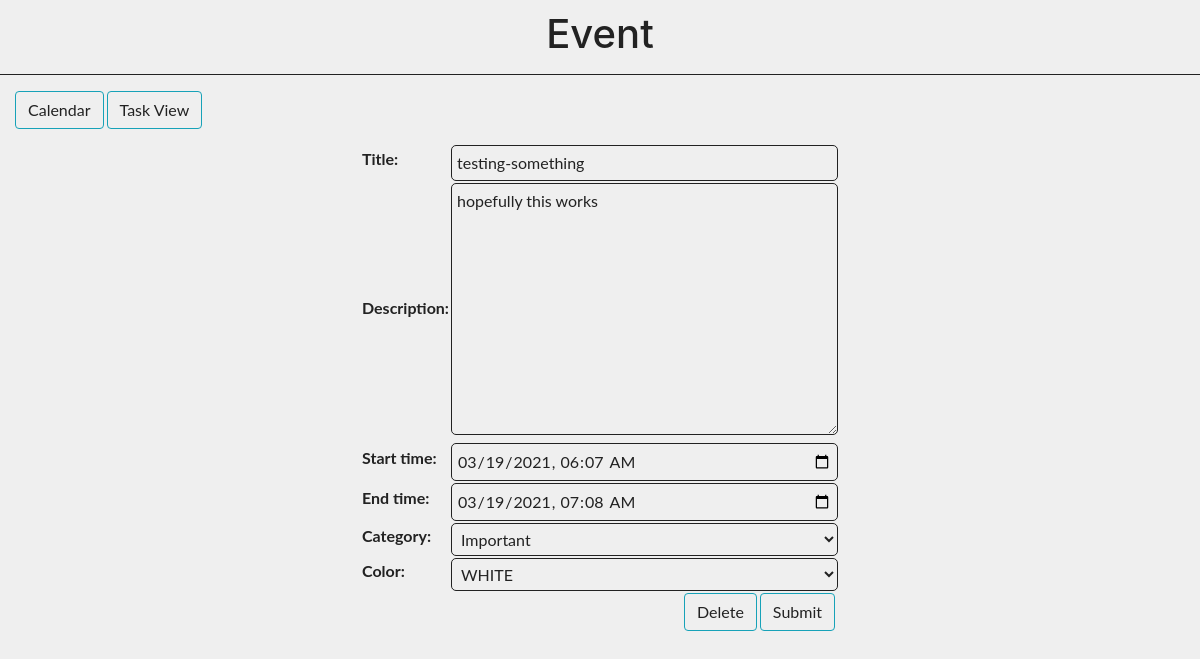
The app's page /event/edit/3/ (signed in), older data.
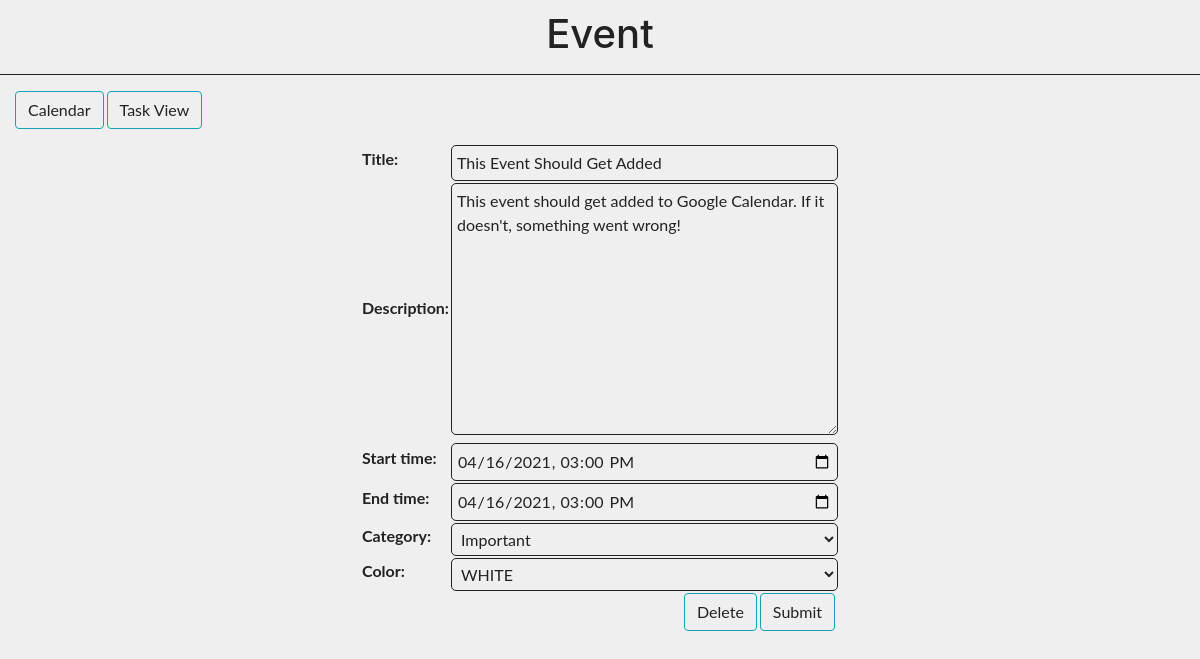
The same page, newer data.
### cal/models.py (models this page shows, shortened)
class Event(models.Model):
    title = models.CharField(max_length=200)
    description = models.TextField()
    start_time = models.DateTimeField()
    end_time = models.DateTimeField()
    CATEGORY_CHOICES = [("Important", "Important"), ("Tentative", "Tentative"), ("Recurrent", "Recurrent"), ("Normal", "Normal")]
    category = models.CharField(max_length=40, choices=CATEGORY_CHOICES, default="NORMAL")
    COLOR_CHOICES = [("dddddd","WHITE"),("ff4444","RED"), ("44ff44", "GREEN"), ("4444ff", "BLUE")]
    color = models.CharField(max_length=40, choices=COLOR_CHOICES, default="WHITE")
    the_user = models.ForeignKey(User, on_delete=models.SET_NULL, null=True, blank=True)
    gcal_id = models.TextField(max_length=1024, null=True, blank=True)

### cal/views.py (the view)
# urls.py: url(r'^event/edit/(?P<event_id>\d+)/$', views.event, name='event_edit'),
@login_required(login_url='login')
def event(request, event_id=None):
    if event_id:
        instance = get_object_or_404(Event, pk=event_id)
    else:
        instance = Event()
    instance.the_user = get_object_or_404(User, pk=request.user.id)
    form = EventForm(request.POST or None, instance=instance)
    if request.POST and form.is_valid():
        if '_delete' in request.POST:
            instance.delete()
        else:
            form.save()
        return HttpResponseRedirect(reverse('cal:calendar'))
    return render(request, 'cal/event.html', {'form': form})

### cal/forms.py
class EventForm(ModelForm):
  class Meta:
    model = Event
    widgets = {
      'start_time': DateInput(attrs={'type': 'datetime-local'}, format='%Y-%m-%dT%H:%M'),
      'end_time': DateInput(attrs={'type': 'datetime-local'}, format='%Y-%m-%dT%H:%M'),
    }
    fields = ['title', 'description', 'start_time', 'end_time', 'category', 'color']
  def __init__(self, *args, **kwargs):
    super(EventForm, self).__init__(*args, **kwargs)
    self.fields['start_time'].input_formats = ('%Y-%m-%dT%H:%M',)
    self.fields['end_time'].input_formats = ('%Y-%m-%dT%H:%M',)

### cal/templates/cal/event.html (shortened to what this page needs)
{% extends 'cal/base.html' %}
{% block title %}
    Event
{% endblock %}
{% block content %}
    <div class="clearfix">
        <a class="btn btn-info left" href="{% url 'cal:calendar' %}"> Calendar </a>
        <a class="btn btn-info left" href="{% url 'cal:tasks' %}">Task View</a>
    </div>
    <form method="post">
        <table class="form form-table">
            {{ form }}
            <tr>
                <td colspan="2">
                    <button type="submit" value="Edit" name="_edit" class="btn btn-info right"> Submit </button>
                    <button type="submit" value="Delete" name="_delete" class="btn btn-info right"> Delete </button>
                </td>
            </tr>
        </table>
    </form>
{% endblock %}

### cal/templates/cal/base.html (shortened to what this page needs)
{% load static %}
<!doctype html>
<html lang="en">
<head>
    <link rel="stylesheet" href="https://maxcdn.bootstrapcdn.com/bootstrap/4.0.0/css/bootstrap.min.css"
>
    <link rel="stylesheet" href="https://use.fontawesome.com/releases/v5.0.10/css/all.css"
>
    <link rel="stylesheet" type="text/css" href="{% static 'cal/css/styles.css' %}">
</head>
<body>
    <h1 class="title">{% block title %}{% endblock %}</h1>
    <hr>
    {% block content %}
    {% endblock %}
</body>
</html>

### cal/static/cal/css/styles.css (style rules this page uses)
body { --text-color: #222; --bkg-color: #efefef; --border-color: #222; --calendar-picker: 0; --temp-text-color:#222 }
* { font-family: "ptsans", "Lato", "Helvetica Neue", Helvetica, Arial, sans-serif; }
body, div { background: var(--bkg-color); }
hr { border-color: var(--border-color); }
h1, p, li, div { color: var(--text-color); }
table { color: var(--text-color); }
.left { float: left; }
.right { float: right; }
.btn { outline: none; color: var(--text-color); background-color: transparent; box-shadow: 0 0 0 0; margin-right: 3px; }
.clearfix { margin: 15px; text-align: center; }
.form { margin: auto; }
.form input, .form select, .form textarea { border-radius: 5px; border: 1px solid var(--border-color); outline: none; background: none; padding: 5px; width: 100%; color: var(--text-color); }
#id_category { color: var(--temp-text-color) }
#id_color { color: var(--temp-text-color) }
.title { text-align: center; margin: 10px; }
a { color: #17a2b8; }

Row changes from the older to the newer data that the page shows:
changed Event "Important": title "testing-something" → "This Event Should Get Added"; description "hopefully this works" → "This event should get added to Google Calendar. If it doesn't, something went wrong!"; start_time "03/19/2021 06:07" → "04/16/2021 15:00"; end_time "03/19/2021 07:08" → "04/16/2021 15:00"
